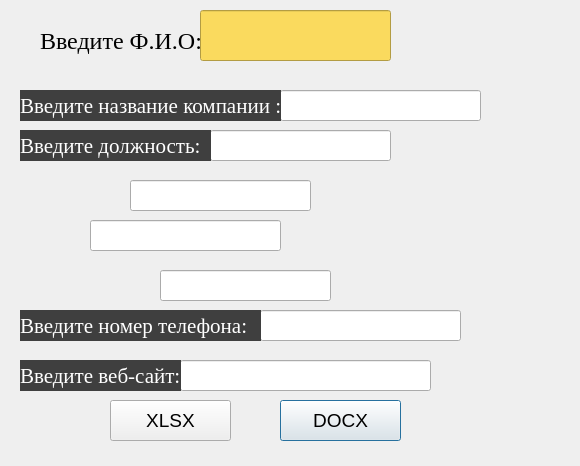
<?xml version="1.0" encoding="UTF-8"?>
<ui version="4.0">
 <class>Dialog</class>
 <widget class="QDialog" name="Dialog">
  <property name="geometry">
   <rect>
    <x>0</x>
    <y>0</y>
    <width>580</width>
    <height>466</height>
   </rect>
  </property>
  <property name="windowTitle">
   <string>Dialog</string>
  </property>
  <widget class="QLineEdit" name="lineEdit">
   <property name="geometry">
    <rect>
     <x>200</x>
     <y>10</y>
     <width>191</width>
     <height>51</height>
    </rect>
   </property>
   <property name="font">
    <font>
     <family>Times New Roman</family>
     <pointsize>18</pointsize>
     <weight>75</weight>
     <bold>true</bold>
    </font>
   </property>
   <property name="styleSheet">
    <string notr="true">background-color: rgb(250, 218, 94);hfgd</string>
   </property>
   <property name="text">
    <string/>
   </property>
  </widget>
  <widget class="QLineEdit" name="lineEdit_2">
   <property name="geometry">
    <rect>
     <x>280</x>
     <y>90</y>
     <width>201</width>
     <height>31</height>
    </rect>
   </property>
  </widget>
  <widget class="QPushButton" name="btn_wrd">
   <property name="geometry">
    <rect>
     <x>280</x>
     <y>400</y>
     <width>121</width>
     <height>41</height>
    </rect>
   </property>
   <property name="font">
    <font>
     <pointsize>14</pointsize>
    </font>
   </property>
   <property name="text">
    <string>DOCX</string>
   </property>
  </widget>
  <widget class="QLineEdit" name="lineEdit_3">
   <property name="geometry">
    <rect>
     <x>210</x>
     <y>130</y>
     <width>181</width>
     <height>31</height>
    </rect>
   </property>
  </widget>
  <widget class="QLineEdit" name="lineEdit_4">
   <property name="geometry">
    <rect>
     <x>130</x>
     <y>180</y>
     <width>181</width>
     <height>31</height>
    </rect>
   </property>
  </widget>
  <widget class="QLineEdit" name="lineEdit_5">
   <property name="geometry">
    <rect>
     <x>90</x>
     <y>220</y>
     <width>191</width>
     <height>31</height>
    </rect>
   </property>
  </widget>
  <widget class="QLineEdit" name="lineEdit_6">
   <property name="geometry">
    <rect>
     <x>160</x>
     <y>270</y>
     <width>171</width>
     <height>31</height>
    </rect>
   </property>
  </widget>
  <widget class="QLineEdit" name="lineEdit_7">
   <property name="geometry">
    <rect>
     <x>260</x>
     <y>310</y>
     <width>201</width>
     <height>31</height>
    </rect>
   </property>
  </widget>
  <widget class="QLineEdit" name="lineEdit_8">
   <property name="geometry">
    <rect>
     <x>180</x>
     <y>360</y>
     <width>251</width>
     <height>31</height>
    </rect>
   </property>
  </widget>
  <widget class="QPushButton" name="btn_xl">
   <property name="geometry">
    <rect>
     <x>110</x>
     <y>400</y>
     <width>121</width>
     <height>41</height>
    </rect>
   </property>
   <property name="font">
    <font>
     <pointsize>14</pointsize>
    </font>
   </property>
   <property name="text">
    <string>XLSX</string>
   </property>
  </widget>
  <widget class="QLabel" name="label_9">
   <property name="geometry">
    <rect>
     <x>10</x>
     <y>10</y>
     <width>561</width>
     <height>421</height>
    </rect>
   </property>
   <property name="text">
    <string/>
   </property>
   <property name="pixmap">
    <pixmap>card.png</pixmap>
   </property>
  </widget>
  <widget class="QLabel" name="label">
   <property name="geometry">
    <rect>
     <x>20</x>
     <y>90</y>
     <width>261</width>
     <height>31</height>
    </rect>
   </property>
   <property name="font">
    <font>
     <family>Times New Roman</family>
     <pointsize>16</pointsize>
    </font>
   </property>
   <property name="styleSheet">
    <string notr="true">color: rgb(255, 255, 255);
background-color: rgb(63, 63, 63);</string>
   </property>
   <property name="text">
    <string>Введите название компании :</string>
   </property>
  </widget>
  <widget class="QLabel" name="label_2">
   <property name="geometry">
    <rect>
     <x>40</x>
     <y>20</y>
     <width>161</width>
     <height>41</height>
    </rect>
   </property>
   <property name="font">
    <font>
     <family>Times New Roman</family>
     <pointsize>18</pointsize>
    </font>
   </property>
   <property name="text">
    <string>Введите Ф.И.О: </string>
   </property>
  </widget>
  <widget class="QLabel" name="label_3">
   <property name="geometry">
    <rect>
     <x>20</x>
     <y>130</y>
     <width>191</width>
     <height>31</height>
    </rect>
   </property>
   <property name="font">
    <font>
     <family>Times New Roman</family>
     <pointsize>16</pointsize>
    </font>
   </property>
   <property name="styleSheet">
    <string notr="true">color: rgb(255, 255, 255);
background-color: rgb(63, 63, 63);</string>
   </property>
   <property name="text">
    <string>Введите должность:</string>
   </property>
  </widget>
  <widget class="QLabel" name="label_4">
   <property name="geometry">
    <rect>
     <x>20</x>
     <y>360</y>
     <width>161</width>
     <height>31</height>
    </rect>
   </property>
   <property name="font">
    <font>
     <family>Times New Roman</family>
     <pointsize>16</pointsize>
    </font>
   </property>
   <property name="styleSheet">
    <string notr="true">background-color: rgb(63, 63, 63);
color: rgb(255, 255, 255);</string>
   </property>
   <property name="text">
    <string>Введите веб-сайт: </string>
   </property>
  </widget>
  <widget class="QLabel" name="label_5">
   <property name="geometry">
    <rect>
     <x>20</x>
     <y>310</y>
     <width>241</width>
     <height>31</height>
    </rect>
   </property>
   <property name="font">
    <font>
     <family>Times New Roman</family>
     <pointsize>16</pointsize>
    </font>
   </property>
   <property name="styleSheet">
    <string notr="true">background-color: rgb(63, 63, 63);
color: rgb(255, 255, 255);</string>
   </property>
   <property name="text">
    <string>Введите номер телефона:</string>
   </property>
  </widget>
  <zorder>label_9</zorder>
  <zorder>lineEdit</zorder>
  <zorder>lineEdit_2</zorder>
  <zorder>btn_wrd</zorder>
  <zorder>lineEdit_3</zorder>
  <zorder>lineEdit_4</zorder>
  <zorder>lineEdit_5</zorder>
  <zorder>lineEdit_6</zorder>
  <zorder>lineEdit_7</zorder>
  <zorder>lineEdit_8</zorder>
  <zorder>btn_xl</zorder>
  <zorder>label</zorder>
  <zorder>label_2</zorder>
  <zorder>label_3</zorder>
  <zorder>label_4</zorder>
  <zorder>label_5</zorder>
 </widget>
 <resources/>
 <connections/>
</ui>
